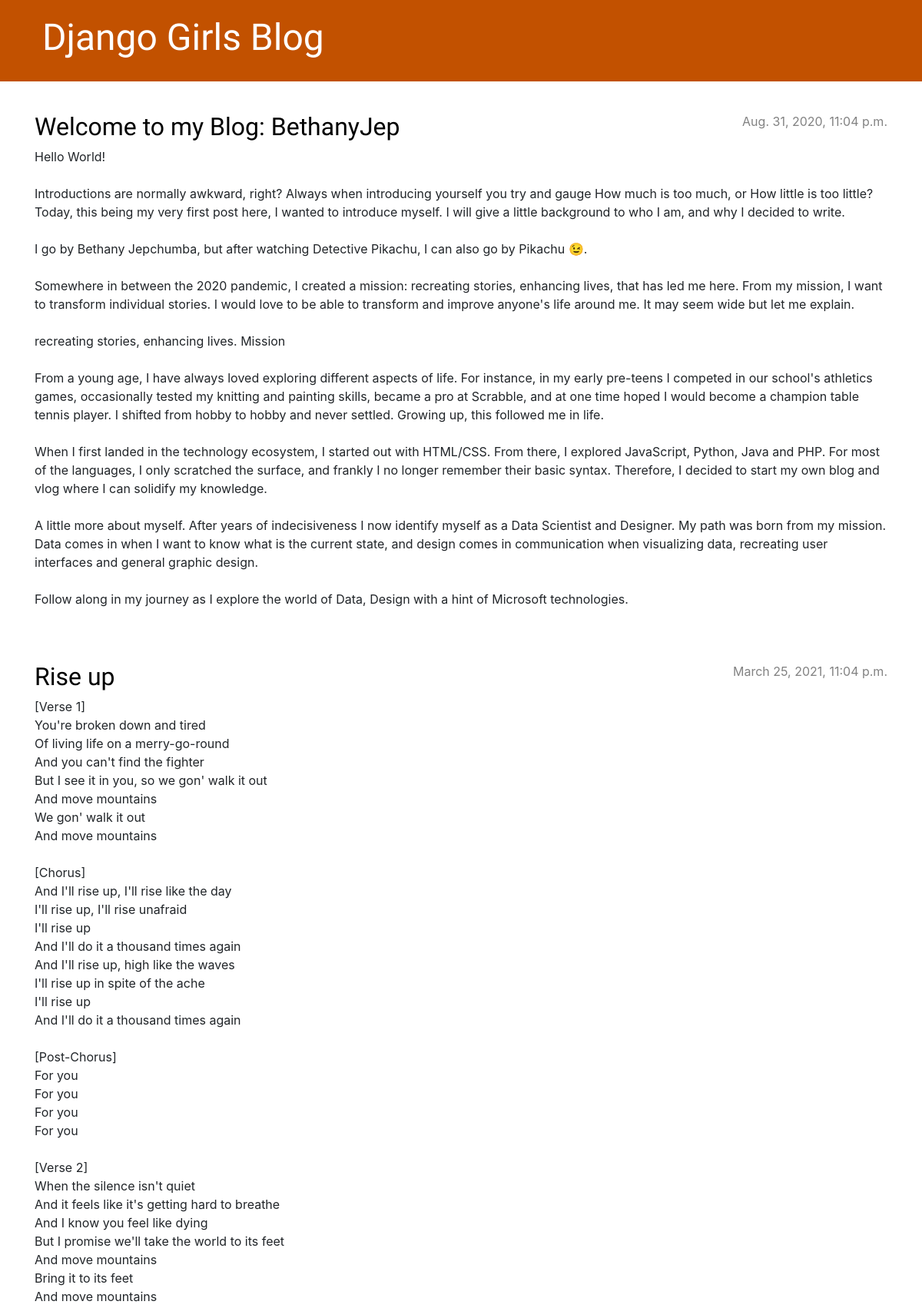
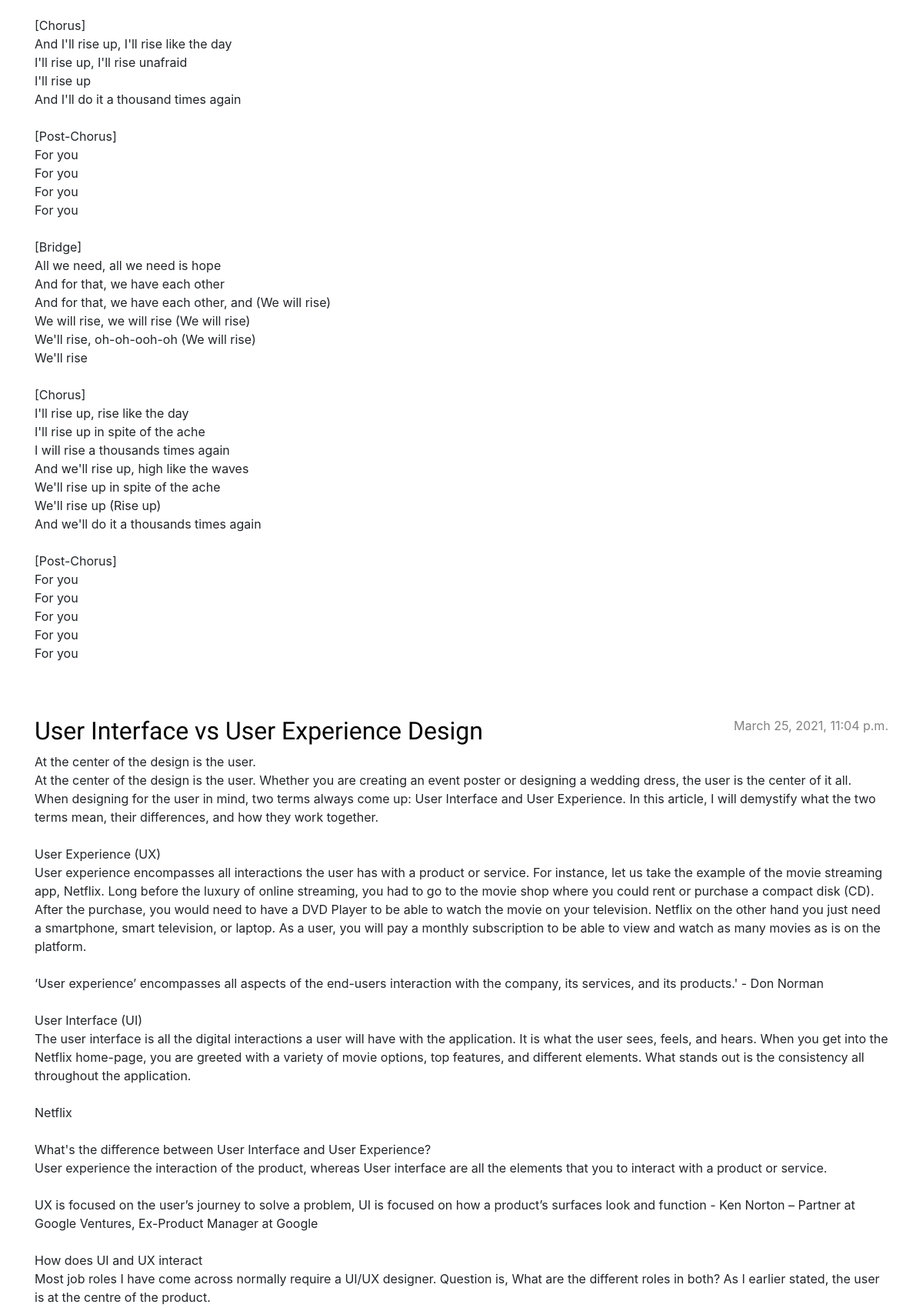
The page / (upper part) on the database its author committed (2 pictures, top to bottom).
### blog/models.py (models this page shows, shortened)
class Post(models.Model):
    author = models.ForeignKey(settings.AUTH_USER_MODEL, on_delete=models.CASCADE)
    title = models.CharField(max_length=200)
    text = models.TextField()
    created_date = models.DateTimeField(default=timezone.now)
    published_date = models.DateTimeField(blank=True, null=True)

### blog/views.py (the view)
# urls.py: path('', views.post_list, name='post_list'),
def post_list(request):
    posts = Post.objects.filter(published_date__lte=timezone.now()).order_by('published_date')
    return render(request, 'blog/post_list.html', {'posts': posts})

### blog/templates/blog/post_list.html
{% extends 'blog/base.html' %}
{% block content %}
    {% for post in posts %}
        <article class="post">
            <time class="date">
                {{ post.published_date }}
            </time>
            <h2><a href="{% url 'post_detail' pk=post.pk %}">{{ post.title }}</a></h2>
            <p>{{ post.text|linebreaksbr }}</p>
        </article>
    {% endfor %}
{% endblock %}
{% load static %}

### blog/templates/blog/base.html (shortened to what this page needs)
{% load static %}
<!DOCTYPE html>
<html>
    <head>
        <link rel="stylesheet" href="https://cdn.jsdelivr.net/npm/bootstrap@4.5.3/dist/css/bootstrap.min.css">
        <link rel="stylesheet" href="{% static 'css/blog.css' %}">
    </head>
    <body>
        <header class="page-header">
          <div class="container">
              <h1><a href="/">Django Girls Blog</a></h1>
          </div>
        </header>
        <main class="container">
            <div class="row">
                <div class="col">
                {% block content %}
                {% endblock %}
                </div>
            </div>
        </main>
    </body>
</html>

### blog/static/css/blog.css (style rules this page uses)
.page-header { background-color: #C25100; margin-top: 0; margin-bottom: 40px; padding: 20px 20px 20px 40px; }
.page-header h1, .page-header h1 a, .page-header h1 a:visited, .page-header h1 a:active { color: #ffffff; font-size: 36pt; text-decoration: none; }
h1, h2, h3, h4 { font-family: 'Lobster', cursive; }
.date { color: #828282; }
.post { margin-bottom: 70px; }
.post h2 a, .post h2 a:visited { color: #000000; }
.post > .date, .post > .actions { float: right; }

### rows shown on the page
Post: published_date "Aug. 31, 2020, 11:04 p.m.", title "Welcome to my Blog: BethanyJep", text "Hello World! Introductions are normally awkward, right? Always when introducing yourself you try and gauge How much is too much, or How little is too little? Today, this being my very first post here, I wanted to introduce myself. I will give a little background to who I am, and why I decided to write. I go by Bethany Jepchumba, but after watching Detective Pikachu, I can also go by Pikachu 😉. Somewhere in between the 2020 pandemic, I created a mission: recreating stories, enhancing lives, that has led me here. From my mission, I want to transform individual stories. I would love to be able to transform and improve anyone's life around me. It may seem wide but let me explain. recreating…"
Post: published_date "March 25, 2021, 11:04 p.m.", title "Rise up", text "[Verse 1] You're broken down and tired Of living life on a merry-go-round And you can't find the fighter But I see it in you, so we gon' walk it out And move mountains We gon' walk it out And move mountains [Chorus] And I'll rise up, I'll rise like the day I'll rise up, I'll rise unafraid I'll rise up And I'll do it a thousand times again And I'll rise up, high like the waves I'll rise up in spite of the ache I'll rise up And I'll do it a thousand times again [Post-Chorus] For you For you For you For you [Verse 2] When the silence isn't quiet And it feels like it's getting hard to breathe And I know you feel like dying But I promise we'll take the world to its feet And move mountains Bring…"
Post: published_date "March 25, 2021, 11:04 p.m.", title "User Interface vs User Experience Design", text "At the center of the design is the user. At the center of the design is the user. Whether you are creating an event poster or designing a wedding dress, the user is the center of it all. When designing for the user in mind, two terms always come up: User Interface and User Experience. In this article, I will demystify what the two terms mean, their differences, and how they work together. User Experience (UX) User experience encompasses all interactions the user has with a product or service. For instance, let us take the example of the movie streaming app, Netflix. Long before the luxury of online streaming, you had to go to the movie shop where you could rent or purchase a compact disk…"
